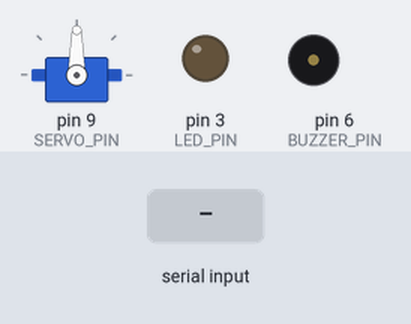
A sketch run on a simulated Arduino Uno, built with avr-gcc and run on an emulated ATmega328P. Shown: servo, output pins drawn as LEDs (lit = HIGH), buzzer (waves = sounding). The test bench sets the inputs (shaded band). What the sketch prints to the serial monitor is not drawn.

Above: at 1.2 s.
1.3 s: "ANGLE:\n" received over Serial
At 3.1 s:
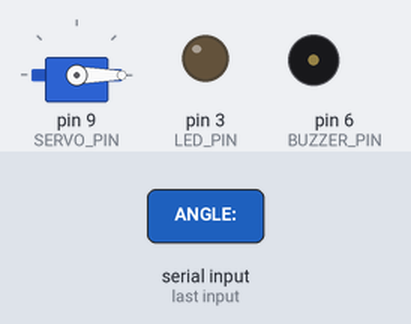
3.4 s: "LED:90\n" received over Serial
At 4.1 s:
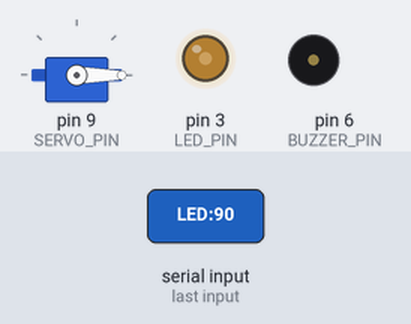
4.9 s: "ANGLE:90\n" received over Serial
At 5.9 s:
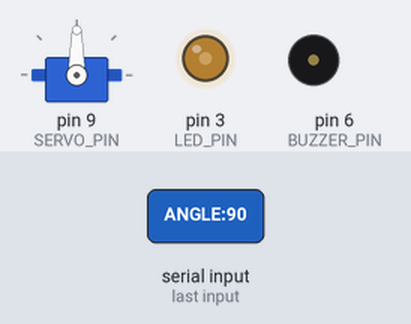
7.0 s: "BUZZ:90\n" received over Serial
At 8.0 s:
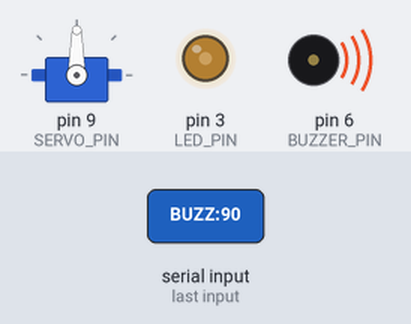
8.5 s: "LED:\n" received over Serial
At 9.1 s:
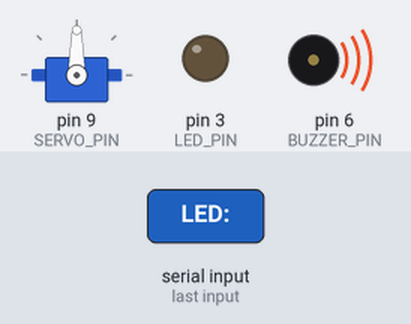
10.0 s: "ANGLE:,45\n" received over Serial
At 11.1 s:
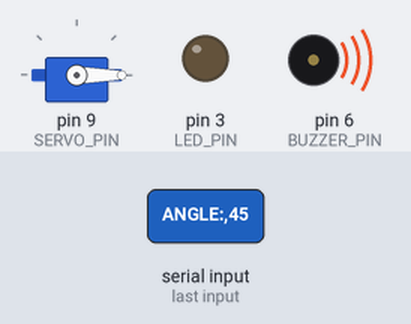
Timing chart, 0 to 13.0 s (numbered marks = the images above; inputs shaded):
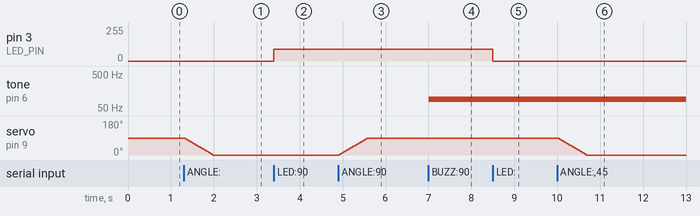

The sketch:

firmware.ino
```cpp
#include <Servo.h>

/*
  ============================================
  Servo Music Controller — RELEASE Firmware
  --------------------------------------------
  Commands over Serial (115200):

  ANGLE:<0-180>
  LED:<0-255>
  BUZZ:<frequency>
  STOP
  ============================================
*/

// ================== PIN CONFIG ==================
const uint8_t SERVO_PIN  = 9;
const uint8_t LED_PIN    = 3;
const uint8_t BUZZER_PIN = 6;

// ================== SERVO CONFIG =================
const uint8_t SERVO_MIN = 0;
const uint8_t SERVO_MAX = 180;
const uint8_t SERVO_CENTER = 90;

// максимальная скорость (градусов за шаг)
const uint8_t SERVO_STEP = 2;
// интервал обновления (мс)
const uint16_t SERVO_INTERVAL = 15;

// ================== GLOBALS ======================
Servo servo;

int currentAngle = SERVO_CENTER;
int targetAngle  = SERVO_CENTER;

unsigned long lastServoUpdate = 0;
bool buzzerActive = false;

// ================== SETUP ========================
void setup() {
  Serial.begin(115200);

  servo.attach(SERVO_PIN);
  pinMode(LED_PIN, OUTPUT);
  pinMode(BUZZER_PIN, OUTPUT);

  servo.write(SERVO_CENTER);
  analogWrite(LED_PIN, 0);
  noTone(BUZZER_PIN);

  Serial.println("READY");
}

// ================== SERVO UPDATE =================
void updateServo() {
  unsigned long now = millis();
  if (now - lastServoUpdate < SERVO_INTERVAL) return;
  lastServoUpdate = now;

  if (currentAngle < targetAngle) {
    currentAngle += SERVO_STEP;
    if (currentAngle > targetAngle) currentAngle = targetAngle;
  }
  else if (currentAngle > targetAngle) {
    currentAngle -= SERVO_STEP;
    if (currentAngle < targetAngle) currentAngle = targetAngle;
  }

  servo.write(currentAngle);
}

// ================== COMMAND HANDLER ===============
void handleCommand(String cmd) {
  cmd.trim();

  // -------- ANGLE --------
  if (cmd.startsWith("ANGLE:")) {
    int a = cmd.substring(6).toInt();
    a = constrain(a, SERVO_MIN, SERVO_MAX);
    targetAngle = a;
    return;
  }

  // -------- LED ----------
  if (cmd.startsWith("LED:")) {
    int v = cmd.substring(4).toInt();
    analogWrite(LED_PIN, constrain(v, 0, 255));
    return;
  }

  // -------- BUZZER -------
  if (cmd.startsWith("BUZZ:")) {
    int f = cmd.substring(5).toInt();
    if (f <= 0) {
      noTone(BUZZER_PIN);
      buzzerActive = false;
    } else {
      tone(BUZZER_PIN, f);
      buzzerActive = true;
    }
    return;
  }

  // -------- STOP ---------
  if (cmd == "STOP") {
    targetAngle = SERVO_CENTER;
    analogWrite(LED_PIN, 0);
    noTone(BUZZER_PIN);
    buzzerActive = false;
    return;
  }
}

// ================== LOOP =========================
void loop() {
  updateServo();

  if (Serial.available()) {
    String cmd = Serial.readStringUntil('\n');
    handleCommand(cmd);
  }
}
```

Measured:
- after the input at 1.3 s, servo on pin 9 (SERVO_PIN): moves from 90° to 0° over 0.66 s, starting at once
- after the input at 3.4 s, pin 3 (LED_PIN): 0/255 → 90/255 at once
- after the input at 4.9 s, servo on pin 9 (SERVO_PIN): moves from 0° to 90° over 0.66 s, starting at once
- after the input at 7.0 s, tone on pin 6 (BUZZER_PIN): silent → 90 Hz at once
- after the input at 8.5 s, pin 3 (LED_PIN): 90/255 → 0/255 at once
- after the input at 10.0 s, servo on pin 9 (SERVO_PIN): moves from 90° to 0° over 0.66 s, starting at once
